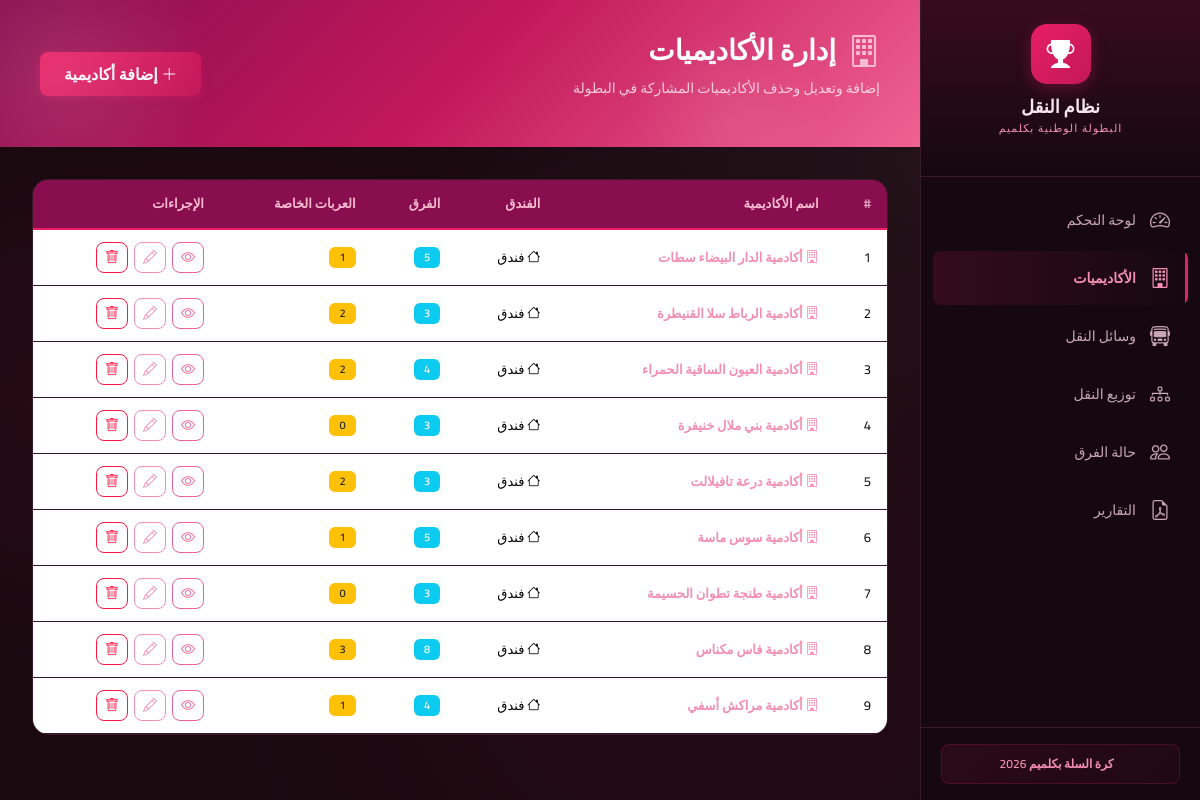
/academies, run on the app's committed database.
### transport_system/models.py (models this page shows, shortened)
class Academy(db.Model):
    __tablename__ = 'academy'
    id = db.Column(db.Integer, primary_key=True)
    name = db.Column(db.String(200), nullable=False)
    hotel = db.Column(db.String(200), nullable=False)
    teams = db.relationship('Team', backref='academy', lazy=True, cascade='all, delete-orphan')
    vehicles = db.relationship('Vehicle', backref='academy', lazy=True, cascade='all, delete-orphan')

### transport_system/routes/academies.py (the view)
@academies_bp.route('/academies')
def academies_list():
    academies = Academy.query.order_by(Academy.name).all()
    return render_template('academies.html', academies=academies)

### transport_system/templates/academies.html (shortened to what this page needs)
{% extends "base.html" %}
{% block content %}
<div class="page-header">
    <div class="page-header-content">
        <h1 class="page-title">
            <i class="bi bi-building"></i>
            إدارة الأكاديميات
        </h1>
        <p class="page-subtitle">إضافة وتعديل وحذف الأكاديميات المشاركة في البطولة</p>
    </div>
    <button class="btn btn-gold" data-bs-toggle="modal" data-bs-target="#academyModal" onclick="resetAcademyForm()" id="btnAddAcademy">
        <i class="bi bi-plus-lg"></i> إضافة أكاديمية
    </button>
</div>
<div class="content-card">
    <div class="table-responsive">
        <table class="table table-modern" id="academiesTable">
            <thead>
                <tr>
                    <th>#</th>
                    <th>اسم الأكاديمية</th>
                    <th>الفندق</th>
                    <th>الفرق</th>
                    <th>العربات الخاصة</th>
                    <th>الإجراءات</th>
                </tr>
            </thead>
            <tbody id="academiesTableBody">
                {% for academy in academies %}
                <tr id="academy-row-{{ academy.id }}">
                    <td>{{ loop.index }}</td>
                    <td>
                        <a href="/academy/{{ academy.id }}" class="academy-link">
                            <i class="bi bi-building"></i> {{ academy.name }}
                        </a>
                    </td>
                    <td><i class="bi bi-house"></i> {{ academy.hotel }}</td>
                    <td><span class="badge bg-info">{{ academy.teams | length }}</span></td>
                    <td><span class="badge bg-warning text-dark">{{ academy.vehicles | length }}</span></td>
                    <td>
                        <div class="action-buttons">
                            <a href="/academy/{{ academy.id }}" class="btn btn-sm btn-outline-primary" title="التفاصيل">
                                <i class="bi bi-eye"></i>
                            </a>
                            <button class="btn btn-sm btn-outline-warning" onclick="editAcademy({{ academy.id }}, '{{ academy.name }}', '{{ academy.hotel }}')" title="تعديل">
                                <i class="bi bi-pencil"></i>
                            </button>
                            <button class="btn btn-sm btn-outline-danger" onclick="deleteAcademy({{ academy.id }}, '{{ academy.name }}')" title="حذف">
                                <i class="bi bi-trash"></i>
                            </button>
                        </div>
                    </td>
                </tr>
                {% endfor %}
            </tbody>
        </table>
    </div>
</div>
{% endblock %}

### transport_system/templates/base.html (shortened to what this page needs)
<!DOCTYPE html>
<html lang="ar" dir="rtl">
<head>
    <link rel="stylesheet" href="https://cdn.jsdelivr.net/npm/bootstrap@5.3.2/dist/css/bootstrap.rtl.min.css">
    <link rel="stylesheet" href="https://cdn.jsdelivr.net/npm/bootstrap-icons@1.11.2/font/bootstrap-icons.min.css">
    <link rel="stylesheet" href="{{ url_for('static', filename='css/style.css') }}">
</head>
<body>
    <aside class="sidebar" id="sidebar">
        <div class="sidebar-brand">
            <div class="brand-icon">
                <i class="bi bi-trophy-fill"></i>
            </div>
            <h2 class="brand-title">نظام النقل</h2>
            <p class="brand-subtitle">البطولة الوطنية بكلميم</p>
        </div>
        <nav class="sidebar-nav">
            <a href="/" class="nav-link-item {% if request.path == '/' %}active{% endif %}" id="nav-dashboard">
                <i class="bi bi-speedometer2"></i>
                <span>لوحة التحكم</span>
            </a>
            <a href="/academies" class="nav-link-item {% if '/academies' in request.path or '/academy' in request.path %}active{% endif %}" id="nav-academies">
                <i class="bi bi-building"></i>
                <span>الأكاديميات</span>
            </a>
            <a href="/vehicles" class="nav-link-item {% if '/vehicles' in request.path %}active{% endif %}" id="nav-vehicles">
                <i class="bi bi-bus-front"></i>
                <span>وسائل النقل</span>
            </a>
            <a href="/distribution" class="nav-link-item {% if '/distribution' in request.path %}active{% endif %}" id="nav-distribution">
                <i class="bi bi-diagram-3"></i>
                <span>توزيع النقل</span>
            </a>
            <a href="/teams_status" class="nav-link-item {% if '/teams_status' in request.path %}active{% endif %}" id="nav-teams">
                <i class="bi bi-people"></i>
                <span>حالة الفرق</span>
            </a>
            <a href="/reports" class="nav-link-item {% if '/reports' in request.path %}active{% endif %}" id="nav-reports">
                <i class="bi bi-file-earmark-pdf"></i>
                <span>التقارير</span>
            </a>
        </nav>
        <div class="sidebar-footer">
            <div class="footer-badge">
                <span>كرة السلة بكلميم 2026</span>
            </div>
        </div>
    </aside>
    <main class="main-content" id="mainContent">
        <div class="toast-container position-fixed top-0 end-0 p-3" id="toastContainer" style="z-index: 9999;"></div>
        {% block content %}{% endblock %}
    </main>
</body>
</html>

### data on the page
Academy: name "أكادمية الدار البيضاء سطات", hotel "فندق", teams|length "5", vehicles|length "1"
Academy: name "أكادمية الرباط سلا القنيطرة", hotel "فندق", teams|length "3", vehicles|length "2"
Academy: name "أكادمية العيون الساقية الحمراء", hotel "فندق", teams|length "4", vehicles|length "2"
Academy: name "أكادمية بني ملال خنيفرة", hotel "فندق", teams|length "3", vehicles|length "0"
Academy: name "أكادمية درعة تافيلالت", hotel "فندق", teams|length "3", vehicles|length "2"
Academy: name "أكادمية سوس ماسة", hotel "فندق", teams|length "5", vehicles|length "1"
Academy: name "أكادمية طنجة تطوان الحسيمة", hotel "فندق", teams|length "3", vehicles|length "0"
Academy: name "أكادمية فاس مكناس", hotel "فندق", teams|length "8", vehicles|length "3"
Academy: name "أكادمية مراكش أسفي", hotel "فندق", teams|length "4", vehicles|length "1"
